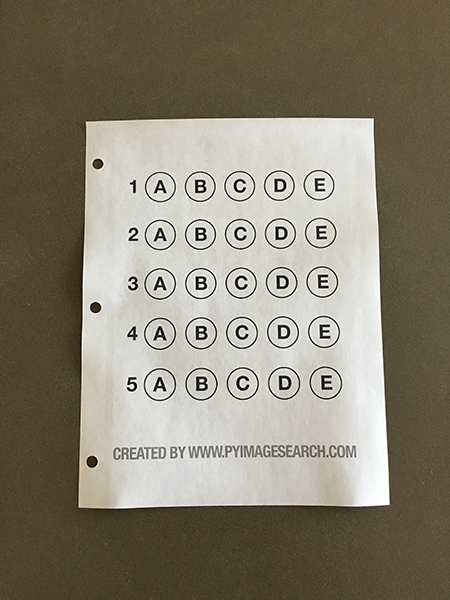
#> input picture images/example-test.png, 450 x 600 px
$ python main.py --image images/answser-sheet.png --template images/example-test.png
#> lines starting #> are read from the running program, lines starting #| are printed output that depends on the picture; after the words box and inside, x2 and y2 are one past the last pixel; in counts of white or black regions, pixels touching at a corner belong together
from imutils.perspective import four_point_transform
from imutils import contours
import numpy as np
import argparse
import imutils
import cv2

def parse_arguments() -> dict:
    '''Parse CMD arguments'''

    ap = argparse.ArgumentParser()
    ap.add_argument("-i", "--image", required=True, help="path to the input image")
    ap.add_argument("-t", "--template", required=True, help="path to the tamplate image with the answers")

    return vars(ap.parse_args())

def load_and_preprocess_image(image_path: str) -> tuple:
    '''Load the image, convert it to grayscale, blur it slightly, then find edges'''

    image = cv2.imread(image_path)
    gray = cv2.cvtColor(image, cv2.COLOR_BGR2GRAY)
    blurred = cv2.GaussianBlur(gray, (5, 5), 0)
    edged = cv2.Canny(blurred, 75, 200)

    return image, gray, edged

def find_document_contour(edged):
    # Find contours in the edge map, then initialize the contour that corresponds to the document
    cnts = cv2.findContours(edged.copy(), cv2.RETR_EXTERNAL, cv2.CHAIN_APPROX_SIMPLE)
    cnts = imutils.grab_contours(cnts)
    docCnt = None

    # Ensure that at least one contour was found
    if len(cnts) > 0:
        cnts = sorted(cnts, key=cv2.contourArea, reverse=True)

        # Loop over the sorted contours
        for c in cnts:
            # Approximate the contour
            peri = cv2.arcLength(c, True)
            approx = cv2.approxPolyDP(c, 0.02 * peri, True)

            # If our approximated contour has four points, then we can assume we have found the paper
            if len(approx) == 4:
                docCnt = approx
                break

    return docCnt

def preprocess_paper_image(image, gray, docCnt):
    # Apply a four point perspective transform to both the original image and grayscale image to obtain a top-down birds eye view of the paper
    paper = four_point_transform(image, docCnt.reshape(4, 2))
    warped = four_point_transform(gray, docCnt.reshape(4, 2))

    # Apply Otsu's thresholding method to binarize the warped piece of paper
    thresh = cv2.threshold(warped, 0, 255, cv2.THRESH_BINARY_INV | cv2.THRESH_OTSU)[1]

    return paper, thresh

def find_question_contours(thresh):
    # Find contours in the thresholded image, then initialize the list of contours that correspond to questions
    cnts = cv2.findContours(thresh.copy(), cv2.RETR_EXTERNAL, cv2.CHAIN_APPROX_SIMPLE)
    cnts = imutils.grab_contours(cnts)
    questionCnts = []

    # Loop over the contours
    for c in cnts:
        # Compute the bounding box of the contour, then use the bounding box to derive the aspect ratio
        (x, y, w, h) = cv2.boundingRect(c)
        ar = w / float(h)

        # In order to label the contour as a question, region should be sufficiently wide, sufficiently tall, and have an aspect ratio approximately equal to 1
        if w >= 20 and h >= 20 and ar >= 0.9 and ar <= 1.1:
            questionCnts.append(c)

    # Sort the question contours top-to-bottom, then initialize the total number of correct answers
    questionCnts = contours.sort_contours(questionCnts, method="top-to-bottom")[0]

    return questionCnts

def analyze_answers(questionCnts, thresh, paper, gab):
    correct = 0

    # Each question has 5 possible answers, to loop over the question in batches of 5
    for (q, i) in enumerate(np.arange(0, len(questionCnts), 5)):
        # Sort the contours for the current question from left to right, then initialize the index of the bubbled answer
        cnts = contours.sort_contours(questionCnts[i:i + 5])[0]
        bubbled = None

        # Loop over the sorted contours
        for (j, c) in enumerate(cnts):
            mask = np.zeros(thresh.shape, dtype="uint8")
            cv2.drawContours(mask, [c], -1, 255, -1)

            # Apply the mask to the thresholded image, then count the number of non-zero pixels in the bubble area
            mask = cv2.bitwise_and(thresh, thresh, mask=mask)
            total = cv2.countNonZero(mask)

            # if the current total has a larger number of total non-zero pixels, then we are examining the currently bubbled-in answer
            if bubbled is None or total > bubbled[0]:
                bubbled = (total, j)

        # Initialize the contour color and the index of the *correct* answer
        color = (0, 0, 255)
        k = gab[q]

        # Check to see if the bubbled answer is correct
        if k == bubbled[1]:
            color = (0, 255, 0)
            correct += 1

        cv2.drawContours(paper, [cnts[k]], -1, color, 3)

    return correct

def get_answers_tamplate(answersCnts, thresh):
    gab = {}

    for (q, i) in enumerate(np.arange(0, len(answersCnts), 5)):
        cnts = contours.sort_contours(answersCnts[i:i + 5])[0]
        bubbled = None

        for (j, _) in enumerate(cnts):
            mask = np.zeros(thresh.shape, dtype="uint8")
            mask = cv2.bitwise_and(thresh, thresh, mask=mask)
            total = cv2.countNonZero(mask)

            if bubbled is None or total > bubbled[0]:
                bubbled = (total, j)

        gab[q] = bubbled[1]

    return gab

def display_results(paper, correct):
    score = (correct / 5.0) * 100
    cv2.putText(paper, "{:.2f}%".format(score), (10, 30), cv2.FONT_HERSHEY_SIMPLEX, 0.9, (0, 0, 255), 2)
    cv2.imshow("Exam", paper)
    cv2.waitKey(0)

def wait_user_close():
    # Wait for the user to close the windows (pressing ESC)
    while True:
        key = cv2.waitKey(1) & 0xFF
        if key == 27:
            break

        # Close all OpenCV windows
        cv2.destroyAllWindows()

def main():
    args = parse_arguments()

    # Get the tamplate answers
    image, gray, edged = load_and_preprocess_image(args["template"])
#> in load_and_preprocess_image, image is the input picture: shape (600, 450, 3); mean B, G, R 112.8, 129, 136.3
#> in load_and_preprocess_image, `gray = cv2.cvtColor(image, cv2.COLOR_BGR2GRAY)`:
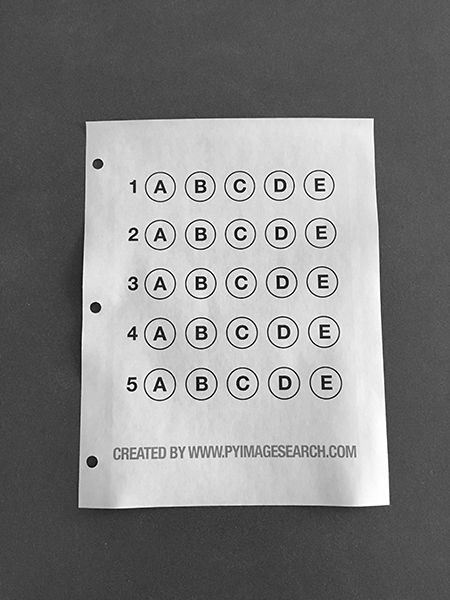
#> gray: shape (600, 450); min 0, max 255, mean 129.3
#> in load_and_preprocess_image, `edged = cv2.Canny(blurred, 75, 200)`:
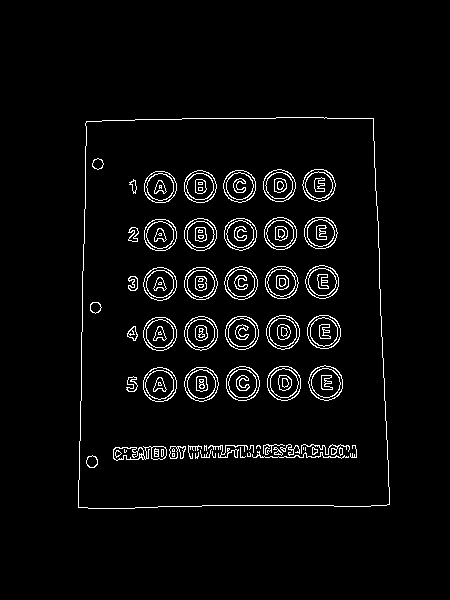
#> edged: shape (600, 450); 3.8% white in thin lines or dots, all inside (x1, y1, x2, y2) = (78, 117, 390, 509)
    docCnt = find_document_contour(edged)
#> in find_document_contour, `cnts = cv2.findContours(edged.copy(), cv2.RETR_EXTERNAL, cv2.CHAIN_APP..`: cnts = 1 contour; box (x1, y1, x2, y2) and area: (78, 117, 390, 509) 115793
#> the loop in find_document_contour, `for c in cnts:` made 1 pass
#> (peri, docCnt) on pass 1: (1386.6, [[373, 118], [86, 121], [78, 507], [389, 504]])
#> docCnt = [[373, 118], [86, 121], [78, 507], [389, 504]]
    paper, thresh = preprocess_paper_image(image, gray, docCnt)
#> in preprocess_paper_image, `thresh = cv2.threshold(warped, 0, 255, cv2.THRESH_BINARY_INV | cv2.THR..`: thresh: shape (386, 311); 7.9% white in thin lines or dots
    templateCnts = find_question_contours(thresh)
#> in find_question_contours, `cnts = cv2.findContours(thresh.copy(), cv2.RETR_EXTERNAL, cv2.CHAIN_AP..`: cnts = 65 contours, 18 with area under 20; largest, box (x1, y1, x2, y2) and area: (234, 254, 267, 287) 808, (233, 154, 267, 187) 799, (64, 55, 97, 87) 798, (64, 204, 98, 237) 797, (191, 55, 224, 87) 794
#> the loop in find_question_contours, `for c in cnts:` made 65 passes
#> (x, y, w, h, ar) on passes 4 to 15: (7, 337, 12, 12, 1), (269, 330, 10, 11, 0.909), (260, 330, 8, 12, 0.667), (252, 330, 7, 12, 0.583), (100, 330, 7, 11, 0.636), (92, 330, 7, 11, 0.636), (81, 330, 6, 11, 0.545), (73, 330, 6, 11, 0.545), (66, 330, 6, 11, 0.545), (51, 330, 15, 11, 1.36), (43, 330, 7, 11, 0.636), (35, 330, 7, 12, 0.583)
#> (c, x, y, w, h, ar) on passes 1, 2, 3, 20, 24, 32: ([[94, 385], [231, 385]], 94, 385, 138, 1, 138), ([[249, 339], [249, 340], [250, 340], [250, 339]], 249, 339, 2, 2, 1), ([[145, 338], [144, 339], [145, 339]], 144, 338, 2, 2, 1), ([[163, 329], [163, 339], [164, 339], [164, 330]], 163, 329, 2, 11, 0.182), ([[310, 300], [310, 301]], 310, 300, 1, 2, 0.5), ([[0, 236], [0, 385]], 0, 236, 1, 150, 0.00667)
#> after the loop in find_question_contours, `for c in cnts:`: questionCnts = 25 contours; largest, box (x1, y1, x2, y2) and area: (234, 254, 267, 287) 808, (233, 154, 267, 187) 799, (64, 55, 97, 87) 798, (64, 204, 98, 237) 797, (191, 55, 224, 87) 794
#> templateCnts has the same summary as questionCnts in find_question_contours
    gab = get_answers_tamplate(templateCnts, thresh)
#> the loop in get_answers_tamplate, `for (q, i) in enumerate(np.arange(0, len(answersCnts), 5)):` made 5 passes
#> i on passes 1 to 5: 0, 5, 10, 15, 20
#> after the loop in get_answers_tamplate, `for (q, i) in enumerate(np.arange(0, len(answersCnts), 5)):`: mask: shape (386, 311); every value is 0
#> after the loop in get_answers_tamplate, `for (q, i) in enumerate(np.arange(0, len(answersCnts), 5)):`: gab = {0: 0, 1: 0, 2: 0, 3: 0, 4: 0}
#> gab = {0: 0, 1: 0, 2: 0, 3: 0, 4: 0}

    # Get test correction
    image, gray, edged = load_and_preprocess_image(args["image"])
#> call 2 of load_and_preprocess_image, with image_path = 'images/answser-sheet.png'
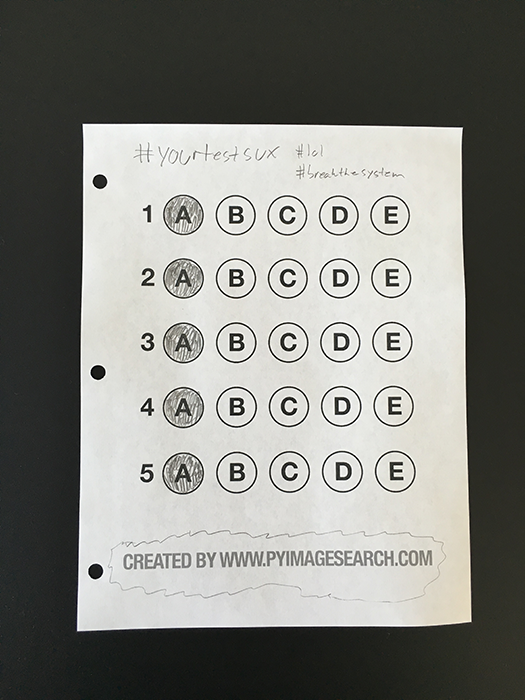
#> input picture images/answser-sheet.png, 525 x 700 px
#> in load_and_preprocess_image, image is the input picture: shape (700, 525, 3); mean B, G, R 126.6, 131.7, 131.1
#> in load_and_preprocess_image (call 2), `edged = cv2.Canny(blurred, 75, 200)`:
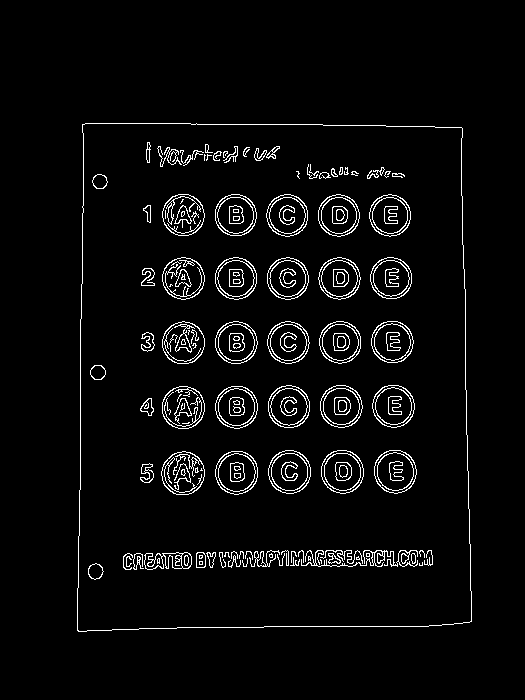
#> edged: shape (700, 525); 4.1% white in thin lines or dots, all inside (x1, y1, x2, y2) = (77, 123, 472, 632)
    docCnt = find_document_contour(edged)
#> in find_document_contour (call 2), `cnts = cv2.findContours(edged.copy(), cv2.RETR_EXTERNAL, cv2.CHAIN_APP..`: cnts = 1 contour; box (x1, y1, x2, y2) and area: (77, 123, 472, 632) 193590
#> the loop in find_document_contour (call 2), `for c in cnts:` made 1 pass
#> (peri, docCnt) on pass 1: (1789.2, [[82, 124], [77, 630], [471, 621], [462, 128]])
#> docCnt = [[82, 124], [77, 630], [471, 621], [462, 128]]
    paper, thresh = preprocess_paper_image(image, gray, docCnt)
#> in preprocess_paper_image (call 2), `thresh = cv2.threshold(warped, 0, 255, cv2.THRESH_BINARY_INV | cv2.THR..`:
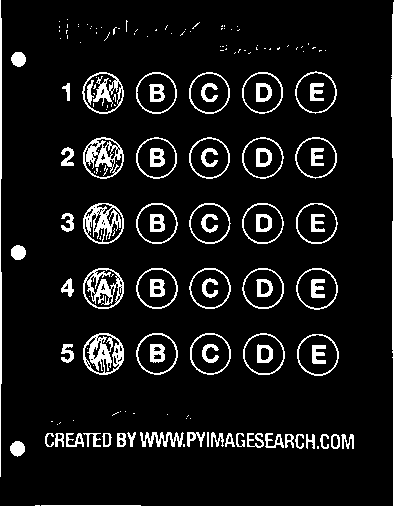
#> thresh: shape (506, 394); 8.6% white; 178 white regions (100 under 20 px)
    questionCnts = find_question_contours(thresh)
#> in find_question_contours (call 2), `cnts = cv2.findContours(thresh.copy(), cv2.RETR_EXTERNAL, cv2.CHAIN_AP..`: cnts = 132 contours, 77 with area under 20; largest, box (x1, y1, x2, y2) and area: (297, 334, 339, 376) 1336, (243, 333, 285, 375) 1332, (83, 333, 124, 375) 1316, (136, 333, 178, 375) 1315, (295, 71, 337, 114) 1313
#> the loop in find_question_contours (call 2), `for c in cnts:` made 132 passes
#> (x, y, w, h, ar) on passes 5 to 16: (10, 441, 15, 16, 0.938), (341, 434, 13, 15, 0.867), (331, 434, 9, 15, 0.6), (320, 434, 9, 15, 0.6), (306, 434, 9, 15, 0.6), (295, 434, 9, 15, 0.6), (285, 434, 9, 14, 0.643), (265, 433, 19, 15, 1.27), (247, 433, 17, 15, 1.13), (236, 433, 9, 14, 0.643), (225, 433, 10, 14, 0.714), (117, 433, 9, 14, 0.643)
#> (c, x, y, w, h, ar) on passes 1, 2, 3, 4, 23, 28: ([[41, 505], [140, 505]], 41, 505, 100, 1, 100), ([[35, 505], [39, 505]], 35, 505, 5, 1, 5), ([[317, 446], [317, 448], [318, 448], [318, 446]], 317, 446, 2, 3, 0.667), ([[183, 444], [183, 446], [184, 446], [184, 444]], 183, 444, 2, 3, 0.667), ([[207, 432], [207, 446], [208, 446], [208, 432]], 207, 432, 2, 15, 0.133), ([[60, 422], [59, 423]], 59, 422, 2, 2, 1)
#> after the loop in find_question_contours (call 2), `for c in cnts:`: questionCnts = 25 contours; largest, box (x1, y1, x2, y2) and area: (297, 334, 339, 376) 1336, (243, 333, 285, 375) 1332, (83, 333, 124, 375) 1316, (136, 333, 178, 375) 1315, (295, 71, 337, 114) 1313
    correct = analyze_answers(questionCnts, thresh, paper, gab)
#> the loop in analyze_answers, `for (q, i) in enumerate(np.arange(0, len(questionCnts), 5)):` made 5 passes
#> after the loop in analyze_answers, `for (q, i) in enumerate(np.arange(0, len(questionCnts), 5)):`: mask: shape (506, 394); 0.21% white; 2 white regions, box (x1, y1, x2, y2) and area: (297, 334, 339, 376) 232, (312, 345, 326, 364) 191
#> after the loop in analyze_answers, `for (q, i) in enumerate(np.arange(0, len(questionCnts), 5)):`:
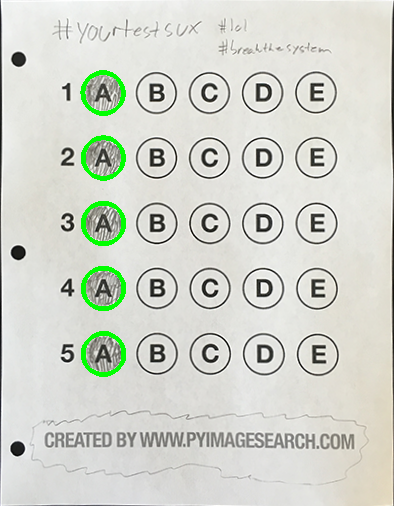
#> paper: shape (506, 394, 3); mean B, G, R 204.7, 213.9, 210.4
#> after the loop in analyze_answers, `for (q, i) in enumerate(np.arange(0, len(questionCnts), 5)):`: correct = 5
#> correct = 5
    display_results(paper, correct)
#> in display_results, `score = (correct / 5.0) * 100`: score = 100
#> in display_results, `cv2.putText(paper, "{:.2f}%".format(score), (10, 30), cv2.FONT_HERSHEY..`:
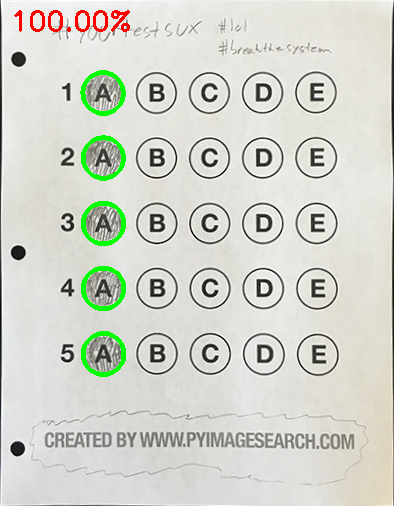
#> paper: shape (506, 394, 3); 0.47% of pixels changed, all inside (x1, y1, x2, y2) = (14, 10, 130, 32)

if __name__ == '__main__':
    main()
